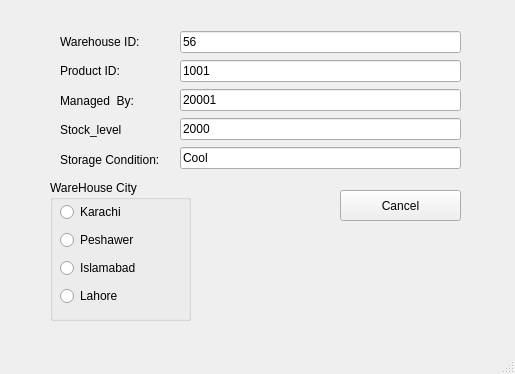
<?xml version="1.0" encoding="UTF-8"?>
<ui version="4.0">
 <class>MainWindow</class>
 <widget class="QMainWindow" name="MainWindow">
  <property name="geometry">
   <rect>
    <x>0</x>
    <y>0</y>
    <width>515</width>
    <height>374</height>
   </rect>
  </property>
  <property name="windowTitle">
   <string>MainWindow</string>
  </property>
  <widget class="QWidget" name="centralwidget">
   <widget class="QWidget" name="layoutWidget">
    <property name="geometry">
     <rect>
      <x>180</x>
      <y>30</y>
      <width>281</width>
      <height>141</height>
     </rect>
    </property>
    <layout class="QVBoxLayout" name="verticalLayout">
     <item>
      <widget class="QLineEdit" name="titleLineedit">
       <property name="text">
        <string>56</string>
       </property>
      </widget>
     </item>
     <item>
      <widget class="QLineEdit" name="lineEdit">
       <property name="text">
        <string>1001</string>
       </property>
      </widget>
     </item>
     <item>
      <widget class="QLineEdit" name="categoryLine">
       <property name="text">
        <string>20001</string>
       </property>
      </widget>
     </item>
     <item>
      <widget class="QLineEdit" name="lineEdit_3">
       <property name="text">
        <string>2000</string>
       </property>
      </widget>
     </item>
     <item>
      <widget class="QLineEdit" name="lineEdit_2">
       <property name="text">
        <string>Cool</string>
       </property>
      </widget>
     </item>
    </layout>
   </widget>
   <widget class="QWidget" name="layoutWidget">
    <property name="geometry">
     <rect>
      <x>60</x>
      <y>30</y>
      <width>109</width>
      <height>141</height>
     </rect>
    </property>
    <layout class="QVBoxLayout" name="verticalLayout_2">
     <item>
      <widget class="QLabel" name="label">
       <property name="text">
        <string>Warehouse ID:</string>
       </property>
      </widget>
     </item>
     <item>
      <widget class="QLabel" name="label_2">
       <property name="text">
        <string>Product ID:</string>
       </property>
      </widget>
     </item>
     <item>
      <widget class="QLabel" name="label_3">
       <property name="text">
        <string>Managed  By:</string>
       </property>
      </widget>
     </item>
     <item>
      <widget class="QLabel" name="label_5">
       <property name="text">
        <string>Stock_level</string>
       </property>
      </widget>
     </item>
     <item>
      <widget class="QLabel" name="label_4">
       <property name="text">
        <string>Storage Condition:</string>
       </property>
      </widget>
     </item>
    </layout>
   </widget>
   <widget class="QPushButton" name="viewButton_5">
    <property name="geometry">
     <rect>
      <x>340</x>
      <y>190</y>
      <width>121</width>
      <height>31</height>
     </rect>
    </property>
    <property name="text">
     <string>Cancel</string>
    </property>
   </widget>
   <widget class="QGroupBox" name="type">
    <property name="geometry">
     <rect>
      <x>50</x>
      <y>180</y>
      <width>141</width>
      <height>141</height>
     </rect>
    </property>
    <property name="title">
     <string>WareHouse City</string>
    </property>
    <widget class="QWidget" name="layoutWidget_2">
     <property name="geometry">
      <rect>
       <x>10</x>
       <y>20</y>
       <width>121</width>
       <height>111</height>
      </rect>
     </property>
     <layout class="QVBoxLayout" name="verticalLayout_3">
      <item>
       <widget class="QRadioButton" name="rdb1">
        <property name="text">
         <string>Karachi</string>
        </property>
       </widget>
      </item>
      <item>
       <widget class="QRadioButton" name="rdb2">
        <property name="text">
         <string>Peshawer</string>
        </property>
       </widget>
      </item>
      <item>
       <widget class="QRadioButton" name="rdb3">
        <property name="text">
         <string>Islamabad</string>
        </property>
       </widget>
      </item>
      <item>
       <widget class="QRadioButton" name="rdb3_2">
        <property name="text">
         <string>Lahore</string>
        </property>
       </widget>
      </item>
     </layout>
    </widget>
   </widget>
  </widget>
  <widget class="QMenuBar" name="menubar">
   <property name="geometry">
    <rect>
     <x>0</x>
     <y>0</y>
     <width>515</width>
     <height>26</height>
    </rect>
   </property>
  </widget>
  <widget class="QStatusBar" name="statusbar"/>
 </widget>
 <resources/>
 <connections/>
</ui>
